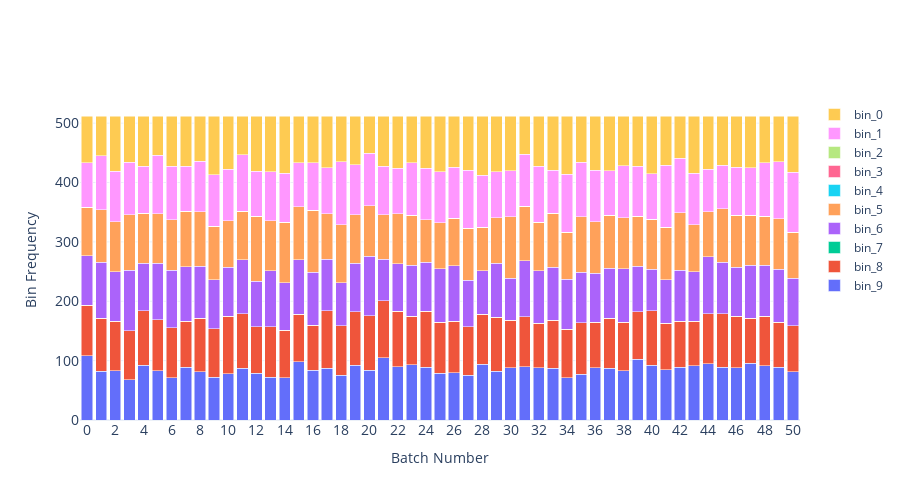

The code cell stored with this chart in its notebook:
### Code cell
fig = plot_batches(all_batches)
fig.update_layout(
        autosize=False,
        width=900,
        height=500,
    # title_text="",
        yaxis=dict(
            title_text="Bin Frequency",
            titlefont=dict(size=14),
            tickfont=dict(size=14),
        ),
        xaxis=dict(
            title_text="Batch Number",
            titlefont=dict(size=14),
            tickfont=dict(size=14),
        ),
    barmode="stack",
    )
fig.write_image("imgs/chapter_14/with_batchsamplers.png")
fig.show()

### Figure 1 — Plotly figure (JSON) as saved in the notebook; plotly's stock layout.template omitted (floating-point values rounded to 4 significant figures)
{"data": [{"name": "bin_9", "textposition": "auto", "type": "bar", "x": ["0", "1", "2", "3", "4", "5", "6", "7", "8", "9", "10", "11", "12", "13", "14", "15", "16", "17", "18", "19", "20", "21", "22", "23", "24", "25", "26", "27", "28", "29", "30", "31", "32", "33", "34", "35", "36", "37", "38", "39", "40", "41", "42", "43", "44", "45", "46", "47", "48", "49", "50"], "y": [108, 82, 83, 68, 92, 83, 71, 89, 81, 72, 78, 87, 79, 72, 71, 98, 84, 87, 75, 92, 84, 105, 90, 93, 89, 79, 80, 75, 94, 82, 88, 90, 88, 87, 71, 77, 88, 87, 83, 102, 92, 85, 89, 91, 95, 89, 88, 96, 91, 89, 81]}, {"name": "bin_8", "textposition": "auto", "type": "bar", "x": ["0", "1", "2", "3", "4", "5", "6", "7", "8", "9", "10", "11", "12", "13", "14", "15", "16", "17", "18", "19", "20", "21", "22", "23", "24", "25", "26", "27", "28", "29", "30", "31", "32", "33", "34", "35", "36", "37", "38", "39", "40", "41", "42", "43", "44", "45", "46", "47", "48", "49", "50"], "y": [85, 89, 83, 82, 92, 86, 84, 77, 90, 82, 97, 92, 78, 85, 80, 80, 76, 97, 84, 90, 92, 96, 93, 82, 94, 86, 86, 82, 84, 91, 80, 84, 75, 81, 82, 87, 77, 84, 82, 80, 92, 78, 77, 75, 84, 90, 87, 75, 84, 76, 78]}, {"name": "bin_7", "textposition": "auto", "type": "bar", "x": ["0", "1", "2", "3", "4", "5", "6", "7", "8", "9", "10", "11", "12", "13", "14", "15", "16", "17", "18", "19", "20", "21", "22", "23", "24", "25", "26", "27", "28", "29", "30", "31", "32", "33", "34", "35", "36", "37", "38", "39", "40", "41", "42", "43", "44", "45", "46", "47", "48", "49", "50"], "y": [0, 0, 0, 0, 0, 0, 0, 0, 0, 0, 0, 0, 0, 0, 0, 0, 0, 0, 0, 0, 0, 0, 0, 0, 0, 0, 0, 0, 0, 0, 0, 0, 0, 0, 0, 0, 0, 0, 0, 0, 0, 0, 0, 0, 0, 0, 0, 0, 0, 0, 0]}, {"name": "bin_6", "textposition": "auto", "type": "bar", "x": ["0", "1", "2", "3", "4", "5", "6", "7", "8", "9", "10", "11", "12", "13", "14", "15", "16", "17", "18", "19", "20", "21", "22", "23", "24", "25", "26", "27", "28", "29", "30", "31", "32", "33", "34", "35", "36", "37", "38", "39", "40", "41", "42", "43", "44", "45", "46", "47", "48", "49", "50"], "y": [84, 95, 84, 102, 80, 95, 97, 92, 88, 82, 82, 91, 77, 94, 80, 92, 89, 87, 72, 82, 100, 70, 80, 86, 83, 90, 94, 78, 73, 91, 71, 94, 88, 89, 84, 85, 82, 85, 90, 77, 70, 73, 86, 84, 96, 87, 82, 90, 86, 89, 80]}, {"name": "bin_5", "textposition": "auto", "type": "bar", "x": ["0", "1", "2", "3", "4", "5", "6", "7", "8", "9", "10", "11", "12", "13", "14", "15", "16", "17", "18", "19", "20", "21", "22", "23", "24", "25", "26", "27", "28", "29", "30", "31", "32", "33", "34", "35", "36", "37", "38", "39", "40", "41", "42", "43", "44", "45", "46", "47", "48", "49", "50"], "y": [81, 88, 84, 94, 84, 83, 85, 94, 92, 90, 79, 82, 109, 85, 102, 89, 104, 76, 98, 82, 85, 75, 84, 84, 71, 77, 80, 88, 74, 77, 103, 92, 82, 91, 79, 93, 87, 89, 86, 84, 84, 89, 97, 79, 76, 90, 88, 84, 82, 85, 77]}, {"name": "bin_4", "textposition": "auto", "type": "bar", "x": ["0", "1", "2", "3", "4", "5", "6", "7", "8", "9", "10", "11", "12", "13", "14", "15", "16", "17", "18", "19", "20", "21", "22", "23", "24", "25", "26", "27", "28", "29", "30", "31", "32", "33", "34", "35", "36", "37", "38", "39", "40", "41", "42", "43", "44", "45", "46", "47", "48", "49", "50"], "y": [0, 0, 0, 0, 0, 0, 0, 0, 0, 0, 0, 0, 0, 0, 0, 0, 0, 0, 0, 0, 0, 0, 0, 0, 0, 0, 0, 0, 0, 0, 0, 0, 0, 0, 0, 0, 0, 0, 0, 0, 0, 0, 0, 0, 0, 0, 0, 0, 0, 0, 0]}, {"name": "bin_3", "textposition": "auto", "type": "bar", "x": ["0", "1", "2", "3", "4", "5", "6", "7", "8", "9", "10", "11", "12", "13", "14", "15", "16", "17", "18", "19", "20", "21", "22", "23", "24", "25", "26", "27", "28", "29", "30", "31", "32", "33", "34", "35", "36", "37", "38", "39", "40", "41", "42", "43", "44", "45", "46", "47", "48", "49", "50"], "y": [0, 0, 0, 0, 0, 0, 0, 0, 0, 0, 0, 0, 0, 0, 0, 0, 0, 0, 0, 0, 0, 0, 0, 0, 0, 0, 0, 0, 0, 0, 0, 0, 0, 0, 0, 0, 0, 0, 0, 0, 0, 0, 0, 0, 0, 0, 0, 0, 0, 0, 0]}, {"name": "bin_2", "textposition": "auto", "type": "bar", "x": ["0", "1", "2", "3", "4", "5", "6", "7", "8", "9", "10", "11", "12", "13", "14", "15", "16", "17", "18", "19", "20", "21", "22", "23", "24", "25", "26", "27", "28", "29", "30", "31", "32", "33", "34", "35", "36", "37", "38", "39", "40", "41", "42", "43", "44", "45", "46", "47", "48", "49", "50"], "y": [0, 0, 0, 0, 0, 0, 0, 0, 0, 0, 0, 0, 0, 0, 0, 0, 0, 0, 0, 0, 0, 0, 0, 0, 0, 0, 0, 0, 0, 0, 0, 0, 0, 0, 0, 0, 0, 0, 0, 0, 0, 0, 0, 0, 0, 0, 0, 0, 0, 0, 0]}, {"name": "bin_1", "textposition": "auto", "type": "bar", "x": ["0", "1", "2", "3", "4", "5", "6", "7", "8", "9", "10", "11", "12", "13", "14", "15", "16", "17", "18", "19", "20", "21", "22", "23", "24", "25", "26", "27", "28", "29", "30", "31", "32", "33", "34", "35", "36", "37", "38", "39", "40", "41", "42", "43", "44", "45", "46", "47", "48", "49", "50"], "y": [75, 91, 85, 88, 79, 99, 90, 75, 85, 87, 86, 95, 76, 82, 83, 74, 80, 78, 106, 84, 88, 81, 77, 88, 87, 86, 86, 98, 87, 77, 78, 88, 94, 73, 98, 92, 87, 75, 87, 84, 77, 104, 92, 87, 71, 73, 81, 80, 90, 96, 101]}, {"name": "bin_0", "textposition": "auto", "type": "bar", "x": ["0", "1", "2", "3", "4", "5", "6", "7", "8", "9", "10", "11", "12", "13", "14", "15", "16", "17", "18", "19", "20", "21", "22", "23", "24", "25", "26", "27", "28", "29", "30", "31", "32", "33", "34", "35", "36", "37", "38", "39", "40", "41", "42", "43", "44", "45", "46", "47", "48", "49", "50"], "y": [79, 67, 93, 78, 85, 66, 85, 85, 76, 99, 90, 65, 93, 94, 96, 79, 79, 87, 77, 82, 63, 85, 88, 79, 88, 94, 86, 91, 100, 94, 92, 64, 85, 91, 98, 78, 91, 92, 84, 85, 97, 83, 71, 96, 90, 83, 86, 87, 79, 77, 95]}], "layout": {"autosize": false, "barmode": "stack", "height": 500, "width": 900, "xaxis": {"tickfont": {"size": 14}, "title": {"font": {"size": 14}, "text": "Batch Number"}}, "yaxis": {"tickfont": {"size": 14}, "title": {"font": {"size": 14}, "text": "Bin Frequency"}}}}
